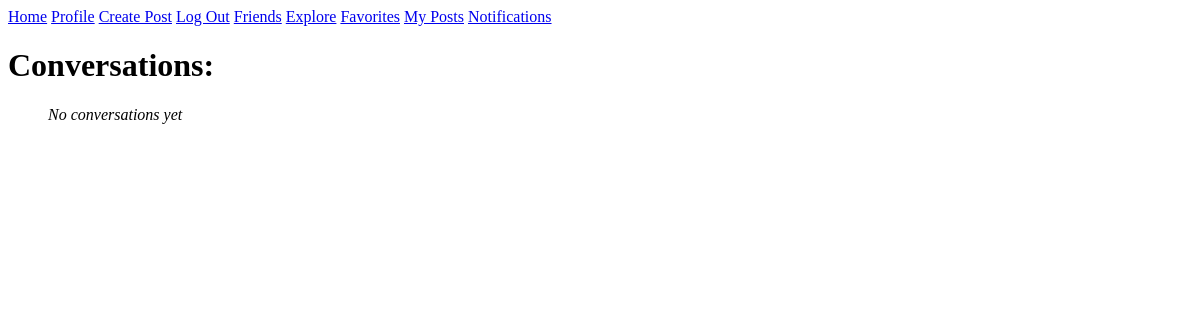
Page /conversations (signed in) on the earlier database version.
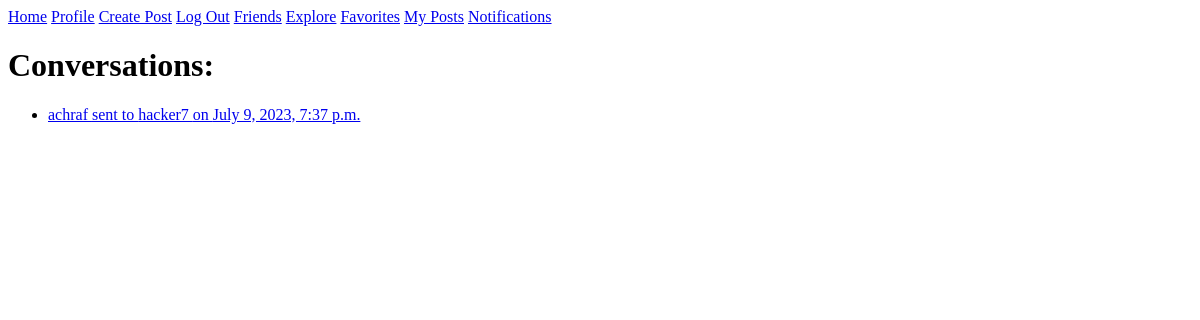
Same page on the later database version.
### scholar/models.py (models this page shows, shortened)
class Message(models.Model):
    sender = models.ForeignKey(User, related_name='sent_messages', on_delete=models.CASCADE)
    receiver = models.ForeignKey(User, related_name='received_messages', on_delete=models.CASCADE)
    content = models.CharField(max_length=500, blank=False)
    date = models.DateTimeField(auto_now_add=True)

class User(AbstractUser):
    pass

### scholar/views.py (the view)
# urls.py: path('conversations', views.current_conversations, name='conversations'),
@login_required(login_url='login')
def current_conversations(request):
    q= Q(sender=request.user) | Q(receiver=request.user)
    conversations = Message.objects.filter(q).all().order_by('-date')
    return render(request, 'scholar/conversations.html', {
        "conversations": conversations
    })

### scholar/templates/scholar/conversations.html (shortened to what this page needs)
{% extends 'scholar/layout.html' %}
{% block body %}
<h1>Conversations: </h1>
<ul>
    {% for conversation in conversations %}
    {% if conversation.sender != request.user %}
    <li>
        <a href="{% url 'private_messages' conversation.sender.id %}">{{conversation.sender}} sent to {{ conversation.receiver }} on {{ conversation.date }}</a>
    </li>
    {% endif %}
    {% empty %}
    <i>No conversations yet</i>
    {% endfor %}
</ul>
{% endblock %}

### scholar/templates/scholar/layout.html (shortened to what this page needs)
{% load static %}
<!DOCTYPE html>
<html lang="en">
    <head>
        <link href="{% static 'scholar/style.css' %}" rel="stylesheet">
    </head>
    <body>
        <div>
            <a href="{% url 'index' %}">Home</a>
            <a href="{% url 'profile' %}">Profile</a>
            <a href="{% url 'create_post' %}">Create Post</a>
            <a href="{% url 'logout' %}">Log Out</a>
            <a href="{% url 'friends' %}">Friends</a>
            <a href="{% url 'search_post' %}">Explore</a>
            <a href="{% url 'favorite_posts' %}">Favorites</a>
            <a href="{% url 'my_posts' %}">My Posts</a>
            <a href="{% url 'conversations' %}">Notifications</a>
        </div>
        {% block body %}
        {% endblock %}
    </body>
</html>

Differences in the rows shown:
added Message: sender "achraf", receiver "hacker7", date "July 9, 2023, 7:37 p.m."
Other differences:
text no longer shown: "No conversations yet"
